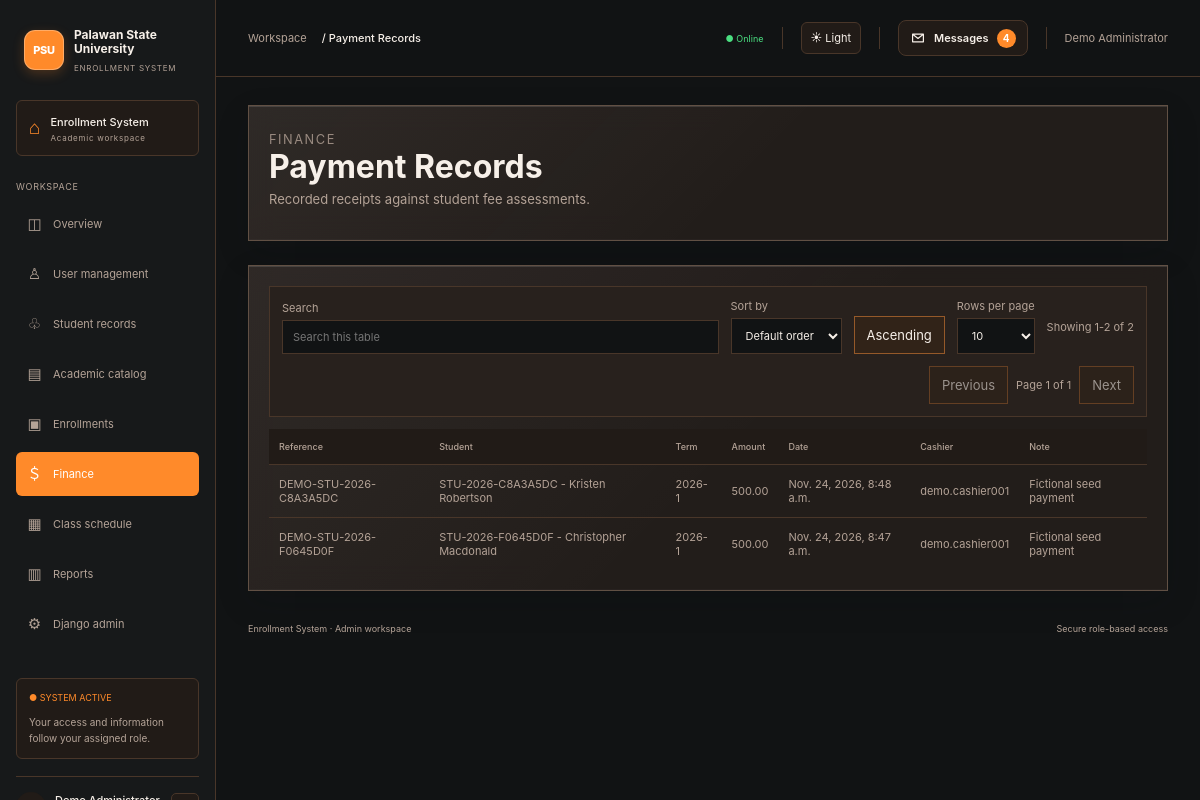
Page /finance/payments/ (signed in) on the committed database.
### finance/models.py (models this page shows, shortened)
class Payment(models.Model):
    assessment = models.ForeignKey(Assessment, on_delete=models.PROTECT, related_name='payments')
    reference = models.CharField(max_length=30, unique=True, default=new_payment_reference, editable=False)
    amount = models.DecimalField(max_digits=12, decimal_places=2, validators=[MinValueValidator(0.01)])
    received_at = models.DateTimeField(auto_now_add=True)
    recorded_by = models.ForeignKey(
        settings.AUTH_USER_MODEL, on_delete=models.PROTECT, related_name='recorded_payments'
    )
    note = models.CharField(max_length=200, blank=True)
    class Meta:
        ordering = ('-received_at',)

class Assessment(models.Model):
    student = models.ForeignKey('students.StudentProfile', on_delete=models.PROTECT, related_name='assessments')
    term = models.CharField(max_length=30)
    units = models.PositiveSmallIntegerField(default=0)
    tuition_per_unit = models.DecimalField(max_digits=10, decimal_places=2, validators=[MinValueValidator(0)])
    tuition = models.DecimalField(max_digits=12, decimal_places=2, default=0, validators=[MinValueValidator(0)])
    registration_fee = models.DecimalField(max_digits=10, decimal_places=2, default=0, validators=[MinValueValidator(0)])
    technology_fee = models.DecimalField(max_digits=10, decimal_places=2, default=0, validators=[MinValueValidator(0)])
    created_at = models.DateTimeField(auto_now_add=True)
    class Meta:
        ordering = ('-created_at',)
        constraints = [
            models.UniqueConstraint(fields=('student', 'term'), name='unique_student_term_assessment'),
        ]

### students/models.py (models this page shows, shortened)
class StudentProfile(models.Model):
    YEAR_LEVELS = [(year, f'Year {year}') for year in range(1, 7)]
    STATUSES = [('active', 'Active'), ('inactive', 'Inactive'), ('graduated', 'Graduated')]
    user = models.OneToOneField(settings.AUTH_USER_MODEL, on_delete=models.CASCADE, related_name='student_profile')
    student_id = models.CharField(max_length=20, unique=True, default=new_student_id, editable=False)
    phone = models.CharField(max_length=30, blank=True)
    address = models.TextField(blank=True)
    date_of_birth = models.DateField(null=True, blank=True)
    program = models.ForeignKey('academics.Program', null=True, blank=True, on_delete=models.PROTECT, related_name='students')
    year_level = models.PositiveSmallIntegerField(choices=YEAR_LEVELS, default=1)
    status = models.CharField(max_length=12, choices=STATUSES, default='active')
    created_at = models.DateTimeField(auto_now_add=True)
    class Meta:
        ordering = ('student_id',)

### finance/views.py (the view)
# urls.py: path('payments/', views.payments, name='finance_payments'),
@roles_required('Admin', 'Cashier')
def payments(request):
    payment_records = Payment.objects.select_related('assessment__student__user', 'recorded_by')
    return render(request, 'finance/payments.html', {'title': 'Payment Records', 'payments': payment_records})

### config/context_processors.py (called while the page is built, shortened)
def account_roles(request):
    path_parts = request.path.strip('/').split('/')
    active_section = path_parts[0]
    if path_parts[:2] == ['students', 'users']:
        active_section = 'users'
    roles = list(request.user.groups.filter(name__in=ROLE_NAMES).values_list('name', flat=True))
    if request.user.is_superuser and 'Admin' not in roles:
        roles.append('Admin')
    return {
        'user_roles': roles,
        'is_system_admin': request.user.is_superuser,
        'active_section': active_section,
        'unread_message_count': DirectMessage.objects.filter(
            recipient=request.user,
            read_at__isnull=True,
        ).count(),
    }

### students/roles.py (called while the page is built)
def has_role(user, *roles):
    if user.is_superuser:
        return 'Admin' in roles
    return user.groups.filter(name__in=roles).exists()

def roles_required(*roles):
    def decorator(view):
        @login_required
        @wraps(view)
        def guarded(request, *args, **kwargs):
            if not has_role(request.user, *roles):
                raise PermissionDenied
            return view(request, *args, **kwargs)
        return guarded
    return decorator

### templates/finance/payments.html
{% extends 'base.html' %}
{% block content %}
<section class="page-header">
    <p class="eyebrow">Finance</p>
    <h1>{{ title }}</h1>
    <p>Recorded receipts against student fee assessments.</p>
</section>
<div class="table-card">
    <table><thead><tr><th>Reference</th><th>Student</th><th>Term</th><th>Amount</th><th>Date</th><th>Cashier</th><th>Note</th></tr></thead><tbody>
    {% for payment in payments %}
        <tr><td>{{ payment.reference }}</td><td>{{ payment.assessment.student.student_id }} - {{ payment.assessment.student.user.get_full_name|default:payment.assessment.student.user.username }}</td>
        <td>{{ payment.assessment.term }}</td><td>{{ payment.amount|floatformat:2 }}</td><td>{{ payment.received_at }}</td>
        <td>{{ payment.recorded_by.username }}</td><td>{{ payment.note }}</td></tr>
    {% empty %}<tr><td colspan="7">No payments recorded.</td></tr>{% endfor %}
    </tbody></table>
</div>
{% endblock %}

### templates/base.html (shortened to what this page needs)
{% load static %}
<!DOCTYPE html>
<html lang="en">
<head>
    <link rel="stylesheet" href="{% static 'css/styles.css' %}?v=20261124-square-dashboards">
</head>
<body class="{% block body_class %}{% endblock %}" data-role="{{ user_roles.0|default:'Student' }}" data-system-admin="{{ is_system_admin|yesno:'true,false' }}">
    {% if not is_system_admin or request.resolver_match.url_name != 'home' %}
    <div class="app-layout">
        <aside class="app-sidebar">
            <a class="app-brand" href="{% url 'home' %}">
                <span class="app-brand-icon">PSU</span>
                <span class="app-brand-copy"><strong class="app-brand-name">Palawan State<br>University</strong><small>ENROLLMENT SYSTEM</small></span>
            </a>
            <div class="app-campus">
                <span class="app-campus-icon">⌂</span>
                <span><strong>Enrollment System</strong><small>Academic workspace</small></span>
            </div>
            <p class="app-nav-title">WORKSPACE</p>
            <nav class="app-navigation" aria-label="Main navigation">
                {% if user.is_authenticated %}
                <a class="{% if active_section == '' %}active{% endif %}" href="{% url 'home' %}"><span class="app-nav-icon">◫</span>Overview</a>
                {% if is_system_admin %}
                <a class="{% if active_section == 'users' %}active{% endif %}" href="{% url 'user_management' %}"><span class="app-nav-icon">♙</span>User management</a>
                {% endif %}
                {% if 'Admin' in user_roles or 'Registrar' in user_roles or 'Student' in user_roles %}
                <a class="{% if active_section == 'students' %}active{% endif %}" href="{% if 'Student' in user_roles and 'Registrar' not in user_roles and 'Admin' not in user_roles %}{% url 'student_profile' %}{% else %}{% url 'students_home' %}{% endif %}"><span class="app-nav-icon">♧</span>{% if is_system_admin %}Student records{% else %}Students{% endif %}</a>
                {% endif %}
                {% if 'Admin' in user_roles or 'Registrar' in user_roles or 'Instructor' in user_roles %}
                <a class="{% if active_section == 'academics' %}active{% endif %}" href="{% url 'academics_home' %}"><span class="app-nav-icon">▤</span>{% if is_system_admin %}Academic catalog{% else %}Academics{% endif %}</a>
                {% endif %}
                {% if 'Admin' in user_roles or 'Registrar' in user_roles or 'Instructor' in user_roles or 'Student' in user_roles %}
                <a class="{% if active_section == 'enrollments' %}active{% endif %}" href="{% url 'enrollments_home' %}"><span class="app-nav-icon">▣</span>Enrollments</a>
                {% endif %}
                {% if 'Admin' in user_roles or 'Cashier' in user_roles or 'Student' in user_roles %}
                <a class="{% if active_section == 'finance' %}active{% endif %}" href="{% url 'finance_home' %}"><span class="app-nav-icon">＄</span>Finance</a>
                {% endif %}
                {% if 'Admin' in user_roles or 'Registrar' in user_roles or 'Instructor' in user_roles or 'Student' in user_roles %}
                <a class="{% if active_section == 'scheduling' %}active{% endif %}" href="{% url 'scheduling_home' %}"><span class="app-nav-icon">▦</span>{% if is_system_admin %}Class schedule{% else %}Scheduling{% endif %}</a>
                {% endif %}
                {% if 'Admin' in user_roles or 'Registrar' in user_roles or 'Cashier' in user_roles or 'Student' in user_roles %}
                <a class="{% if active_section == 'reports' %}active{% endif %}" href="{% url 'reports_home' %}"><span class="app-nav-icon">▥</span>Reports</a>
                {% endif %}
                {% if is_system_admin %}
                <a href="{% url 'admin:index' %}"><span class="app-nav-icon">⚙</span>Django admin</a>
                {% endif %}
                {% else %}
                <a class="{% if active_section == 'accounts' %}active{% endif %}" href="{% url 'login' %}"><span class="app-nav-icon">↪</span>Log in</a>
                <a href="{% url 'register' %}"><span class="app-nav-icon">＋</span>Student registration</a>
                {% endif %}
            </nav>
            <div class="app-sidebar-bottom">
                <div class="app-system-note">
                    <span class="app-live">● SYSTEM ACTIVE</span>
                    <small>Your access and information follow your assigned role.</small>
                </div>
                {% if user.is_authenticated %}
                <div class="app-profile">
                    <span class="app-avatar">{{ user.get_username|first|upper }}</span>
                    <span class="app-profile-name"><strong>{{ user.get_full_name|default:user.username }}</strong><small>{{ user_roles.0|default:"User" }}</small></span>
                    <form action="{% url 'logout' %}" method="post">
                        <button class="app-logout" type="submit" aria-label="Sign out of your account" title="Sign out">↗</button>
                    </form>
                </div>
                {% endif %}
            </div>
        </aside>
        <div class="app-shell">
            <header class="app-topbar">
                <div class="app-breadcrumb">Workspace <b>/ {{ title|default:"Overview" }}</b></div>
                <div class="app-top-right"><span class="app-online">● Online</span><button class="app-theme-toggle" type="button" data-theme-toggle aria-label="Switch to light mode" aria-pressed="false">☀ Light</button>{% if user.is_authenticated %}{% include 'includes/message_notifications.html' %}<span>{{ user.get_full_name|default:user.username }}</span>{% endif %}</div>
            </header>
            <main class="container app-content">
    {% endif %}
                {% block content %}{% endblock %}
    {% if not is_system_admin or request.resolver_match.url_name != 'home' %}
                <footer class="app-footer"><span>Enrollment System · {{ user_roles.0|default:"User" }} workspace</span><span>Secure role-based access</span></footer>
            </main>
        </div>
    </div>
    {% endif %}
</body>
</html>

### rows in the picture
Payment: reference "DEMO-STU-2026-C8A3A5DC", assessment.student.student_id "STU-2026-C8A3A5DC", assessment.student.user.get_full_name "Kristen Robertson", assessment.term "2026-1", amount "500.00", received_at "Nov. 24, 2026, 8:48 a.m.", recorded_by.username "demo.cashier001", note "Fictional seed payment"
Payment: reference "DEMO-STU-2026-F0645D0F", assessment.student.student_id "STU-2026-F0645D0F", assessment.student.user.get_full_name "Christopher Macdonald", assessment.term "2026-1", amount "500.00", received_at "Nov. 24, 2026, 8:47 a.m.", recorded_by.username "demo.cashier001", note "Fictional seed payment"

### other values in the picture
{{ title|default:"Overview" }} "Payment Records"
{{ unread_message_count }} "4"
{{ user.get_full_name|default:user.username }} "Demo Administrator"
{{ title }} "Payment Records"
{{ user_roles.0|default:"User" }} "Admin"
